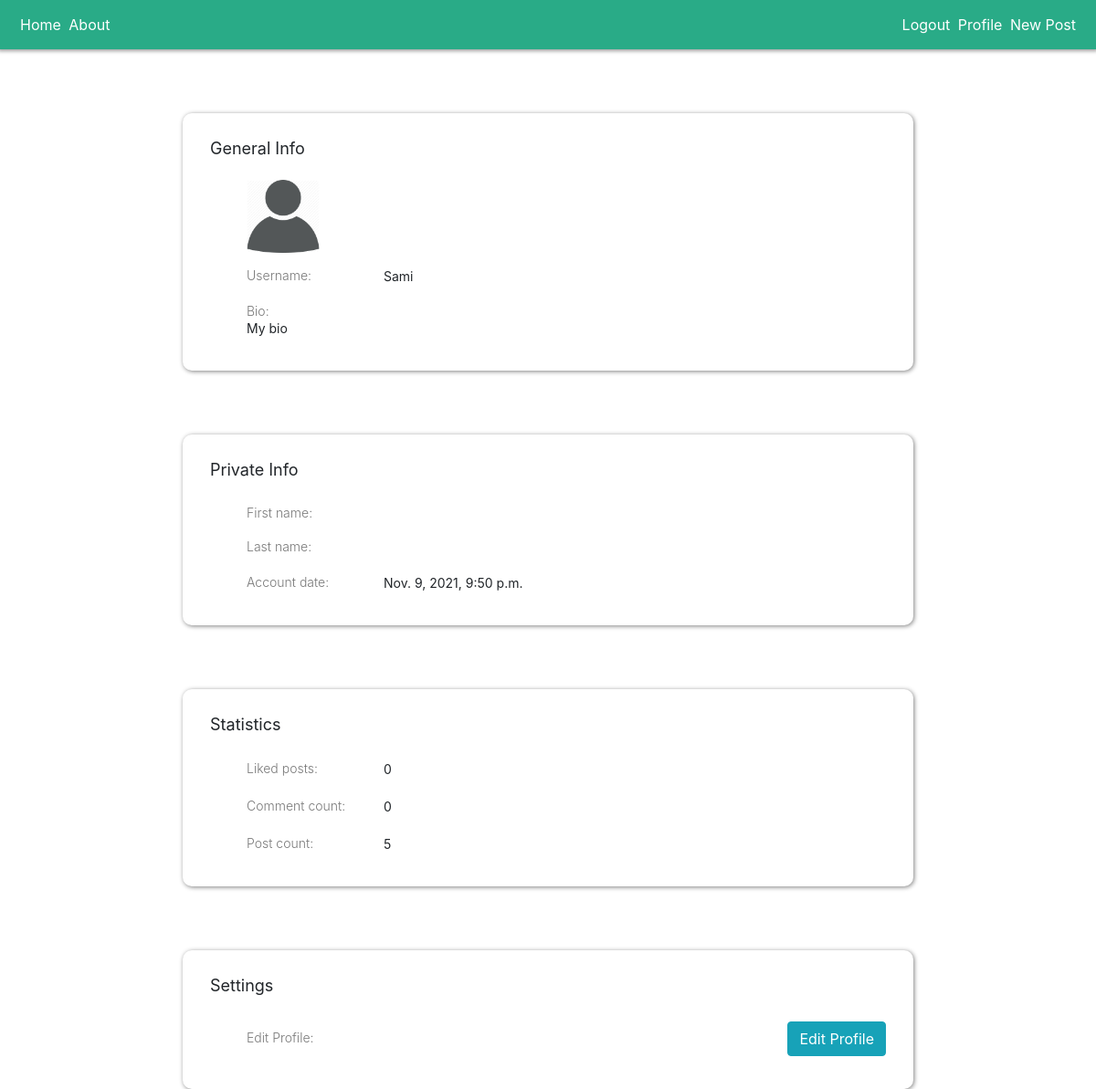
Screenshot of /profile/ (signed in) with the database file from the repository.
### BLOG/models.py (models this page shows, shortened)
class User(AbstractUser):
  profile_pic =models.ImageField(upload_to="profile_pics", default="profile_pics/default_profile.png", blank=True)
  date_joined = models.DateTimeField(auto_now_add=True)
  bio = models.TextField(max_length=2000, default="My bio")

### BLOG/views.py (the view)
# urls.py: path("profile/", profile, name="profile"),
def profile(request):
  liked_post_count = Post.objects.filter(likes=request.user)
  data={
    "user": request.user,
    "liked_post_count":liked_post_count.count,
  }
  return render(request, 'BLOG/profile.html', context=data)

### BLOG/templates/BLOG/profile.html (shortened to what this page needs)
{% extends 'BLOG/BASE.html' %}
{% block content %}
{% load static %}
{% if request.user.is_authenticated %}
<div class="profilePageMainContainer">
  <div  class="profile-page-container">
    <h3 class="profile-section-title">General Info</h3>
    <ul style="display: flex;flex-flow: column nowrap;">
      <img src="{{user.profile_pic.url}}" alt="Profile Picture"
      style="width: 80px;height: 80px;border-radius: 5px;margin: 5px 0;">
      <div class="prf-secUl-elemCont">
        <h2 class="prf-secUl-elem-title"> Username:</h2>
        <li class="prf-secUl-elem-info">{{user.username}}</li>
      </div>
      <div class="prf-secUl-elemCont__for__Bio">
        <h2 class="prf-secUl-elem-title"> Bio:</h2>
        <li class="prf-secUl-elem-info">{{user.bio}}</li>
      </div>
    </ul>
  </div>
  <div  class="profile-page-container">
    <h3 class="profile-section-title">Private Info</h3>
    <ul style="display: flex;flex-flow: column nowrap;">
      <div class="prf-secUl-elemCont">
        <h2 class="prf-secUl-elem-title"> First name:</h2>
      </div>
      <div class="prf-secUl-elemCont">
        <h2 class="prf-secUl-elem-title"> Last name:</h2>
      </div>
      <div class="prf-secUl-elemCont">
        <h2 class="prf-secUl-elem-title"> Account date:</h2>
        <li class="prf-secUl-elem-info">{{user.date_joined}}</li>
      </div>
    </ul>
  </div>
  <div class="profile-page-container">
    <h3 class="profile-section-title">Statistics</h3>
    <ul style="display: flex;flex-flow: column nowrap;">
      <div class="prf-secUl-elemCont">
        <h2 class="prf-secUl-elem-title"> Liked posts:</h2>
        <li class="prf-secUl-elem-info">{{liked_post_count}}</li>
      </div>
      <div class="prf-secUl-elemCont">
        <h2 class="prf-secUl-elem-title"> Comment count:</h2>
        <li class="prf-secUl-elem-info">{{user.comments.count}}</li>
      </div>
      <div class="prf-secUl-elemCont">
        <h2 class="prf-secUl-elem-title"> Post count:</h2>
        <li class="prf-secUl-elem-info">{{user.publisher.count}}</li>
      </div>
    </ul>
  </div>
  <div  class="profile-page-container">
    <h3 class="profile-section-title">Settings</h3>
    <ul style="display: flex;flex-flow: column nowrap;">
      <div class="prf-secUl-elemCont__settings__">
        <h2 class="prf-secUl-elem-title"> Edit Profile:</h2>
        <a href="{% url 'edit_profile' user.id %}" class="hover btn btn-info">Edit Profile</a>
      </div>
    </ul>
  </div>
</div>
{%else%}
<p class="text-warning">You aren't logged in</p>
{%endif%}
{% endblock content %}

### BLOG/static/css/base.css (style rules this page uses)
.profile-page-container { box-shadow: 1px 1px 5px 0 gray; background-color: #fff; max-width: 800px; width: 90%; border-radius: 10px; margin:70px 5px 0; height: min-content; text-align: start; padding: 10px 30px; }
.profile-section-title { font-size: 18px; font-weight: 400; margin: 18px 0; font-family: -apple-system, BlinkMacSystemFont, 'Segoe UI', Roboto, Oxygen, Ubuntu, Cantarell, 'Open Sans', 'Helvetica Neue', sans-serif; }
.prf-secUl-elemCont { display: flex; flex-flow: row nowrap; align-items: center; margin: 10px 0; }
.prf-secUl-elem-title { font-family: -apple-system, BlinkMacSystemFont, 'Segoe UI', Roboto, Oxygen, Ubuntu, Cantarell, 'Open Sans', 'Helvetica Neue', sans-serif; list-style: none; font-size: 14px; font-weight:300; color: #797979; margin: 0; width: 150px; }
.prf-secUl-elem-info { list-style: none; font-size: 14px; font-weight: 400; font-family: -apple-system, BlinkMacSystemFont, 'Segoe UI', Roboto, Oxygen, Ubuntu, Cantarell, 'Open Sans', 'Helvetica Neue', sans-serif; }
.prf-secUl-elemCont__for__Bio { margin: 10px 0; display: flex; flex-flow: column nowrap; justify-content: center; }
.profilePageMainContainer { display: flex; justify-content: center; align-items: center; flex-flow: column nowrap; }
.prf-secUl-elemCont__settings__ { display: flex; flex-flow: row nowrap; align-items: center; margin: 10px 0; justify-content: space-between; }

### rows the page displays
User: profile_pic (placeholder picture), username "Sami", bio "My bio", date_joined "Nov. 9, 2021, 9:50 p.m.", comments.count "0", publisher.count "5"

### other values shown
{{ liked_post_count }} "0"
